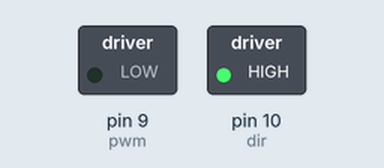
This sketch was run on a simulated Arduino Uno, built with avr-gcc and run on an emulated ATmega328P. Shown: switched loads named in the sketch (green lamp = pin HIGH).

Above: at 0.1 s.
Timing chart, 0 to 1.6 s (numbered marks = the images above):
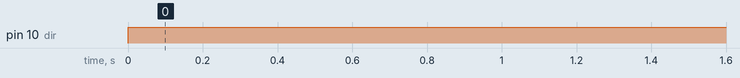

Measured:
- by itself, pin 10 (dir): LOW → HIGH at 0.00 s

The sketch:

DC_Motor_Control.ino
```cpp
const int pwm = 9;
const int dir = 10;

void setup() {
	pinMode(dir,OUTPUT);
}
void loop() {
	DC (255, HIGH);
}
void DC (unsigned char p, unsigned char d)
{
digitalWrite(dir,d);
if(d== LOW)
	{
	analogWrite(pwm,p);
	}
else
	{
	analogWrite(pwm,255 - p);
	}
}
```
